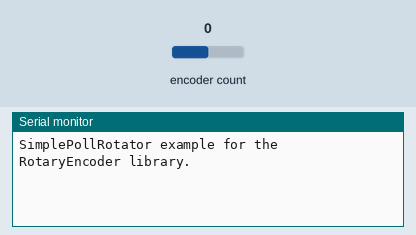
Recording of a sketch running on a simulated Arduino Uno, built with avr-gcc and run on an emulated ATmega328P. On the bench: the last lines printed to the serial monitor. Inputs (shaded band) come from the test bench; at power-on: encoder count 0.

Above: at 1.2 s.
1.3 s: encoder count set to 1
At 2.4 s:
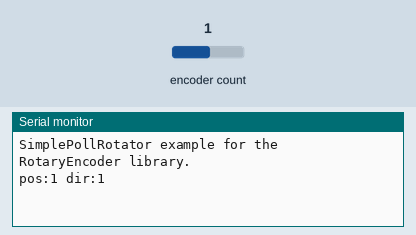
2.8 s: encoder count set to 2
At 3.5 s:
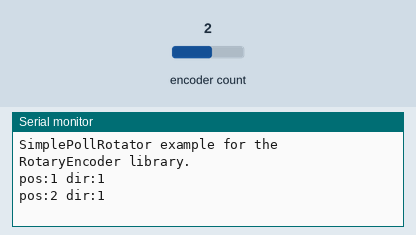

Measured:
- after the input at 1.3 s, the serial monitor: prints a new line at once (image 1)
- after the input at 2.8 s, the serial monitor: prints a new line at once (image 2)

The sketch:

rotaryEncoder_test.ino
```cpp
#include <Arduino.h>
#include <RotaryEncoder.h>

#define PIN_IN1 A2
#define PIN_IN2 A3

// Setup a RotaryEncoder with 2 steps per latch for the 2 signal input pins:
RotaryEncoder encoder(PIN_IN1, PIN_IN2, RotaryEncoder::LatchMode::FOUR0);

void setup()
{
  Serial.begin(9600);
  while (! Serial);
  Serial.println("SimplePollRotator example for the RotaryEncoder library.");
} // setup()


// Read the current position of the encoder and print out when changed.
void loop()
{
  static int pos = 0;
  encoder.tick();

  int newPos = encoder.getPosition();
  if (pos != newPos) {
    Serial.print("pos:");
    Serial.print(newPos);
    Serial.print(" dir:");
    Serial.println((int)(encoder.getDirection()));
    pos = newPos;
  } // if

  delay(1);
} // loop ()

// The End
```
